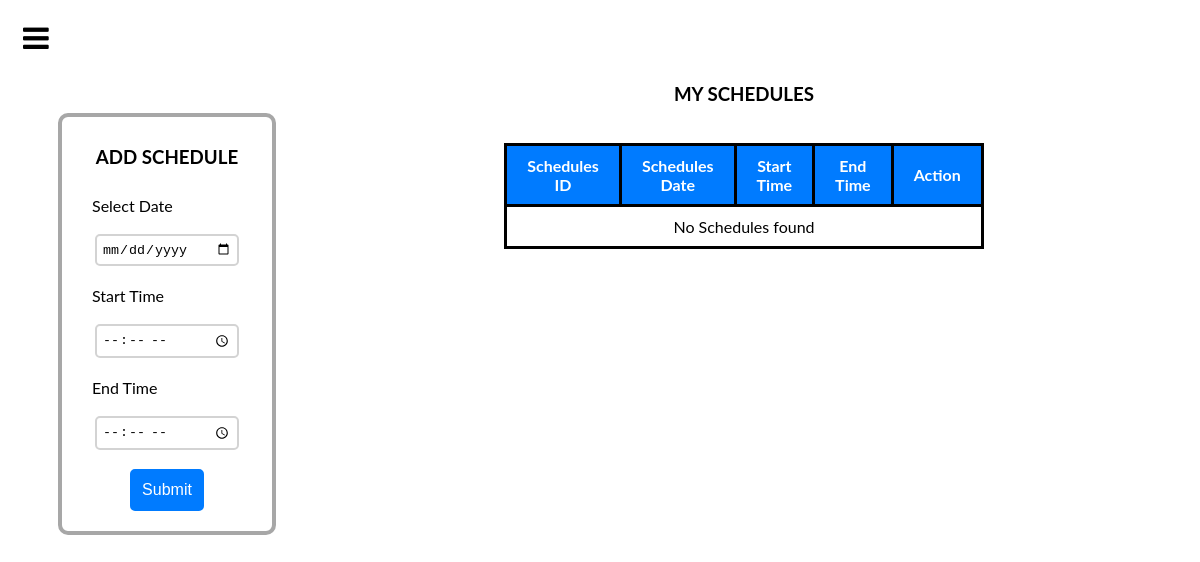
The app's page /doc_page/Schedules.php (signed in), older data.
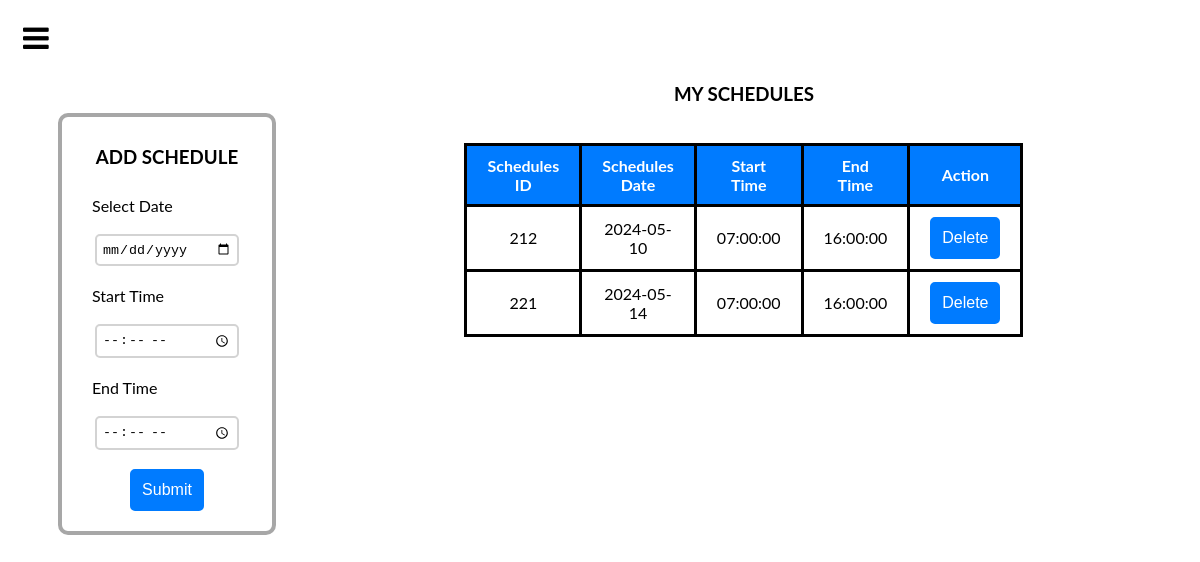
The same page, newer data.
### tables this page shows
CREATE TABLE `tblschedule` (
  `sched_id` int(11) NOT NULL,
  `sched_date` date NOT NULL,
  `start_time` time NOT NULL,
  `end_time` time NOT NULL,
  `sched_limit` int(11) NOT NULL,
  `doc_id` int(11) DEFAULT NULL
);

### doc_page/Schedules.php (the view, shortened to what this page needs)
<?php
  include '../config.php';
  $doc_id = '';
  if(isset($_SESSION['username'])) {
      $username = $_SESSION['username'];
      $sql = "SELECT doc_id, doc_fname, doc_lname
              FROM tblDoctor
              INNER JOIN tblLogin ON tblDoctor.lgn_id = tblLogin.lgn_id
              WHERE tblLogin.lgn_username = ?";
      $stmt = $conn->prepare($sql);
      $stmt->bind_param("s", $username);
      $stmt->execute();
      $stmt->store_result();
      if ($stmt->num_rows > 0) {
          $stmt->bind_result($doc_id, $doc_fname, $doc_lname);
          $doc_id = $doc_id;
      }
  }
?>
<!DOCTYPE html>
<html lang="en">
<head>
    <link rel="stylesheet" href="doc_style.css">
    <link rel="stylesheet" href="https://cdnjs.cloudflare.com/ajax/libs/font-awesome/4.7.0/css/font-awesome.min.css">
    <span id="BarsNav" style="font-size:30px;cursor:pointer" onclick="openNav()"><i class="fa fa-bars"></i></span>
</head>
<body>
  <div id="schedContainer">
    <div id="mainSched">
        <h3>ADD SCHEDULE</h3>
        <form action="insert_schedule.php" method="post">
            <div class="boxSched">
                <label for="date">Select Date</label><br>
                <input type="date" name="date"><br>
            </div>
            <div class="boxSched">
                <label for="time">Start Time</label><br>
                <input type="time" name="start_time"><br>
            </div>
            <div class="boxSched">
                <label for="">End Time</label><br>
                <input type="time" name="end_time"><br><br>
                <input type="submit" value="Submit"><br>
            </div>
        </form>
    </div>
    <div id="tableSched">
    <h3>MY SCHEDULES</h3><br>
        <table>
            <tr>
                <th>Schedules ID</th>
                <th>Schedules Date</th>
                <th>Start Time</th>
                <th>End Time</th>
                <th>Action</th>
            </tr>
            <?php
            $sql_display = "SELECT * FROM tblSchedule WHERE doc_id = ?";
            $stmt_display = $conn->prepare($sql_display);
            $stmt_display->bind_param("i", $doc_id);
            $stmt_display->execute();
            $result = $stmt_display->get_result();
            if ($result->num_rows > 0) {
                while($row = $result->fetch_assoc()) {
                    echo "<tr>";
                    echo "<td>".$row["sched_id"]."</td>";
                    echo "<td>".$row["sched_date"]."</td>";
                    echo "<td>".$row["start_time"]."</td>";
                    echo "<td>".$row["end_time"]."</td>";
                    echo "<td>";
                    echo "<form action='delete_schedule.php' method='post'>";
                    echo "<input type='submit' value='Delete'>";
                    echo "</form>";
                    echo "</td>";
                    echo "</tr>";
                }
            } else {
                echo "<tr><td colspan='5'>No Schedules found</td></tr>";
            }
            ?>
        </table>
    </div>
</div>
</body>
</html>

Row changes from the older to the newer data that the page shows:
added tblschedule: sched_id "212", sched_date "2024-05-10", start_time "07:00:00", end_time "16:00:00"
added tblschedule: sched_id "221", sched_date "2024-05-14", start_time "07:00:00", end_time "16:00:00"
Text that changed along with them:
text no longer shown: "No Schedules found"
